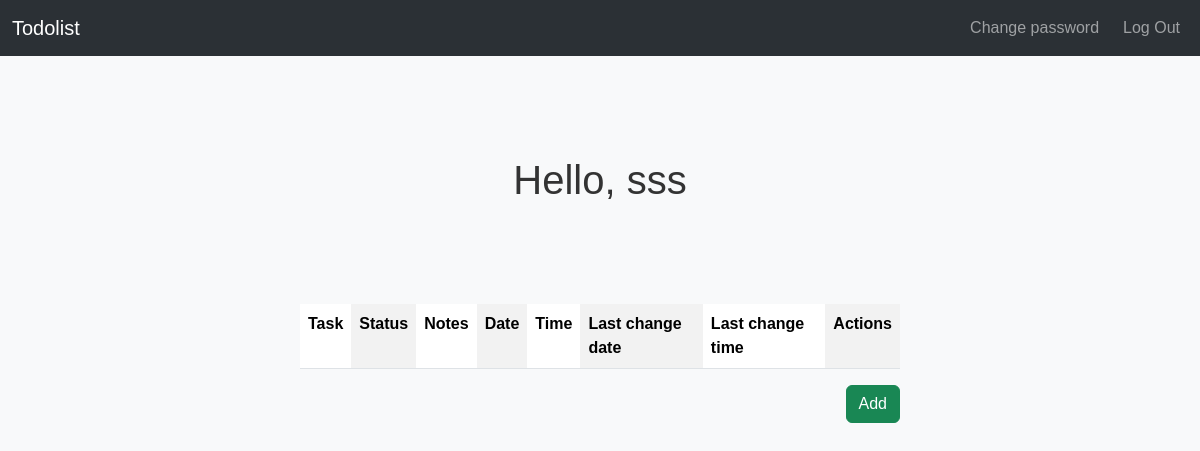
Before: / (signed in) with the older database file.
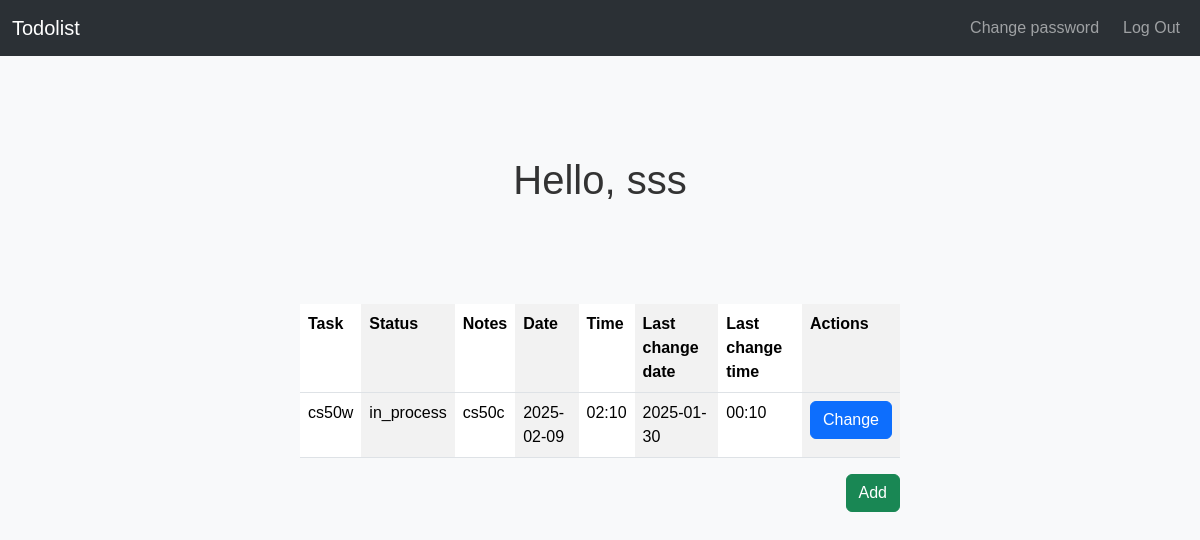
After: the same page with the newer database file.
### app.py (models this page shows)
class User(db.Model):
    __tablename__ = 'users'
    id = db.Column(db.Integer, primary_key=True, autoincrement=True)
    username = db.Column(db.String(50), nullable=False, unique=True)
    password = db.Column(db.String, nullable=False)
    email = db.Column(db.String(100), nullable=False, unique=True)
    tasks = db.relationship('Task', backref='user', lazy=True)

class Task(db.Model):
    __tablename__ = 'tasks'
    id = db.Column(db.Integer, primary_key=True, autoincrement=True)
    user_id = db.Column(db.Integer, db.ForeignKey('users.id'), nullable=False)
    task = db.Column(db.String(200), nullable=False)
    date = db.Column(db.String(50), nullable=False)
    time = db.Column(db.String(50), nullable=False)
    notes = db.Column(db.String)
    status = db.Column(db.String(50))
    deadline_date = db.Column(db.String(50))
    deadline_time = db.Column(db.String(50))

### app.py (the view)
@app.route('/')
def index():
    if 'user_id' not in session:
        return redirect(url_for('login'))
    name = db.session.execute(db.select(User).filter_by(id=session["user_id"])).scalar_one()
    tasks = db.session.execute(db.select(Task).filter_by(user_id=session["user_id"])).scalars().all()
    db.session.commit()
    return render_template('index.html', name=name.username, tasks=tasks)

### templates/index.html (shortened to what this page needs)
{% extends "layout.html" %}
{% block header %}
    <h1 id="table-title">Hello, {{ name }}</h1>
{% endblock %}
{% block main %}
    <div class="mt-4">
        <table class="table table-striped-columns w-50 mx-auto">
            <tr>
                <th>Task</th>
                <th>Status</th>
                <th>Notes</th>
                <th>Date</th>
                <th>Time</th>
                <th>Last change date</th>
                <th>Last change time</th>
                <th>Actions</th>
            </tr>
            {% for task in tasks %}
                <tr>
                    <td>{{ task.task }}</td>
                    <td>{{ task.status }}</td>
                    <td>{{ task.notes }}</td>
                    <td> {% if task.deadline_date == None %}
                        -
                        {% else %}
                        {{ task.deadline_date }}
                        {% endif %}
                    </td>
                    <td>{% if task.deadline_time == None %}
                        -
                        {% else %}
                        {{ task.deadline_time }}
                        {% endif %}
                    </td>
                    <td>{{ task.date }}</td>
                    <td>{{ task.time }}</td>
                    <td><a href="/edit/{{ task.id }}" class="btn btn-primary">Change</a></td>
                </tr>
            {% endfor %}
        </table>
        <div class="d-flex justify-content-end w-50 mx-auto">
            <a href="/add" class="btn btn-success">Add</a>
        </div>
    </div>
{% endblock %}

### templates/layout.html (shortened to what this page needs)
<!DOCTYPE html>
<html lang="en">
<head>
    <link href="https://cdn.jsdelivr.net/npm/bootstrap@5.3.3/dist/css/bootstrap.min.css" rel="stylesheet">
    <link href="/static/styles.css" rel="stylesheet">
</head>
<body>
    <nav class="navbar navbar-expand-lg bg-body-tertiary" data-bs-theme="dark">
        <div class="container-fluid">
            <a class="navbar-brand" href="/">Todolist</a>
            <div class="collapse navbar-collapse" id="navbarNav">
                <ul class="navbar-nav ms-auto">
                    {% if session["user_id"] %}
                        <li class="nav-item"><a class="nav-link btn btn-secondary me-2" href="/changepwd">Change password</a></li>
                        <li class="nav-item"><a class="nav-link btn btn-secondary" href="/logout">Log Out</a></li>
                    {% else %}
                        <li class="nav-item"><a class="nav-link btn btn-primary me-2" href="/register">Register</a></li>
                        <li class="nav-item"><a class="nav-link btn btn-primary" href="/login">Log In</a></li>
                    {% endif %}
                </ul>
            </div>
        </div>
    </nav>
    <header>
        {% block header %}{% endblock %}
    </header>
    <main>
        {% block main %}{% endblock %}
    </main>
</body>
</html>

### static/styles.css (style rules this page uses)
body { font-family: Arial, sans-serif; background-color: #f8f9fa; margin: 0; padding: 0; }
h1 { text-align: center; color: #333333; }
#table-title { margin:100px; }

Changed rows visible on the page:
added Task: task "cs50w", status "in_process", notes "cs50c", deadline_date "2025-02-09", deadline_time "02:10", date "2025-01-30", time "00:10"
